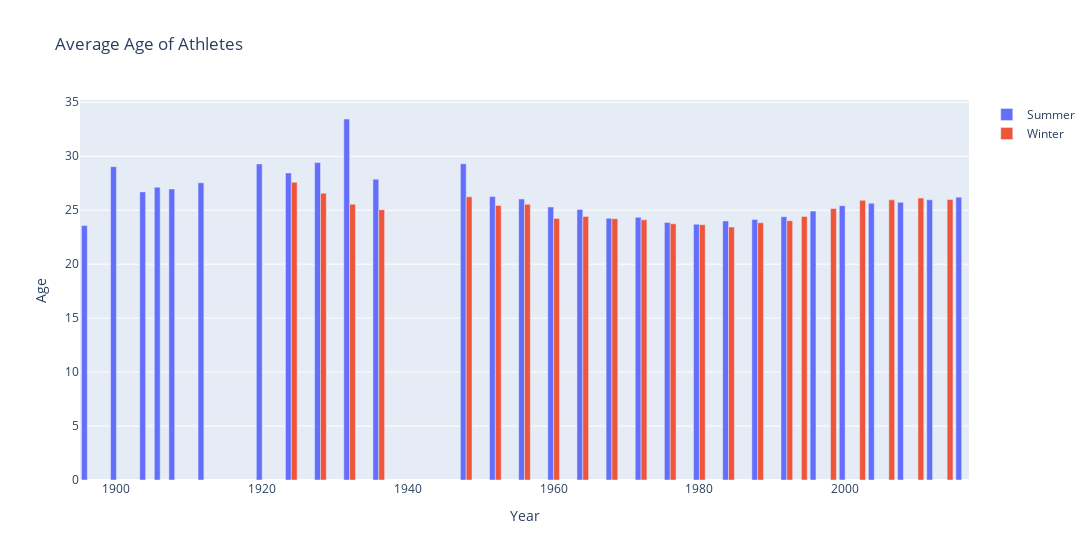

This figure's notebook cell:
### Code cell
fig  =  go.Figure()
fig.add_trace(go.Bar(x=data_average_age['Year'], y = data_average_age['Summer'], name='Summer'))
fig.add_trace(go.Bar(x=data_average_age['Year'], y = data_average_age['Winter'], name='Winter'))

fig.update_layout(dict(title='Average Age of Athletes',width=1800, xaxis=dict(title='Year'), yaxis=dict(title='Age')))
fig.show()

### Figure 1 — Plotly figure (JSON) as saved in the notebook; plotly's stock layout.template omitted (floating-point values rounded to 4 significant figures)
{"data": [{"name": "Summer", "type": "bar", "x": [1896, 1900, 1904, 1906, 1908, 1912, 1920, 1924, 1928, 1932, 1936, 1948, 1952, 1956, 1960, 1964, 1968, 1972, 1976, 1980, 1984, 1988, 1992, 1994, 1996, 1998, 2000, 2002, 2004, 2006, 2008, 2010, 2012, 2014, 2016], "y": [23.58, 29.03, 26.7, 27.13, 26.97, 27.54, 29.29, 28.45, 29.41, 33.45, 27.88, 29.3, 26.26, 26.03, 25.3, 25.07, 24.26, 24.34, 23.86, 23.7, 24.0, 24.13, 24.4, null, 24.92, null, 25.42, null, 25.64, null, 25.73, null, 25.96, null, 26.21]}, {"name": "Winter", "type": "bar", "x": [1896, 1900, 1904, 1906, 1908, 1912, 1920, 1924, 1928, 1932, 1936, 1948, 1952, 1956, 1960, 1964, 1968, 1972, 1976, 1980, 1984, 1988, 1992, 1994, 1996, 1998, 2000, 2002, 2004, 2006, 2008, 2010, 2012, 2014, 2016], "y": [null, null, null, null, null, null, null, 27.59, 26.58, 25.55, 25.05, 26.24, 25.45, 25.55, 24.24, 24.42, 24.22, 24.11, 23.74, 23.66, 23.44, 23.84, 24.03, 24.42, null, 25.16, null, 25.92, null, 25.96, null, 26.12, null, 25.99, null]}], "layout": {"title": {"text": "Average Age of Athletes"}, "width": 1800, "xaxis": {"title": {"text": "Year"}}, "yaxis": {"title": {"text": "Age"}}}}
